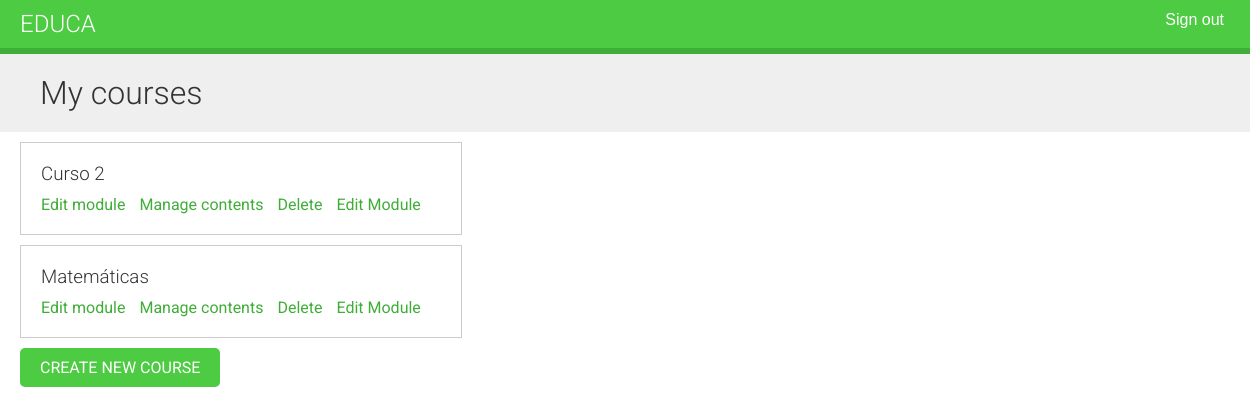
The page /course/mine/ (signed in) on the database its author committed.
### courses/models.py (models this page shows, shortened)
class Course(models.Model):
    owner = models.ForeignKey(    # Instructor que creò el curso
        User,
        related_name='courses_created',
        on_delete=models.CASCADE
    )
    subject = models.ForeignKey(    # Materia a la que pertenece este curso
        Subject,
        related_name='courses',
        on_delete=models.CASCADE
    )
    title = models.CharField(max_length=200)    # Titulo del curso
    slug = models.SlugField(max_length=200, unique=True)    # Slug del curso ---> Para las URL
    overview = models.TextField()    # UNa columna de tipo text para almacenar una descripciòn general del curos
    created = models.DateTimeField(auto_now_add=True)    # Fecha y hora en la que se creo el curso
    students = models.ManyToManyField(
        User,
        related_name='courses_joined',
        blank=True
    )
    class Meta:
        ordering = ['-created']

### courses/views.py (the view)
class ManageCourseListView(OwnerCourseMixin, ListView):    # Lista los cursos creados porl usuario.
    model = Course
    template_name = 'courses/manage/course/list.html'    # Plantilla que lista los cursos.
    permission_required = 'courses.view_course'

### courses/views.py (called while the page is built)
    def get_queryset(self):
        qs = super().get_queryset()    # Utilizamos el mètodo get_queryset(), para obtener el queryset base.
        return qs.filter(owner=self.request.user)    # Recuperamos solo objetos que pertenecen al usuario actual.

### courses/templates/courses/manage/course/list.html (shortened to what this page needs)
{% extends 'base.html' %}
{% block content %}
<h1>My courses</h1>
<div class="module">
    {% for course in object_list %}
    <div class="course-info">
        <h3>{{ course.title }}</h3>
        <p>
            <a href="{% url 'course_edit' course.id %}">Edit module</a>
            {% if course.modules.count > 0 %}
            <a href="{% url 'module_content_list' course.modules.first.id %}">
                Manage contents
            </a>
            {% endif %}
            <a href="{% url 'course_delete' course.id %}">Delete</a>
            <a href="{% url 'course_module_update' course.id %}">Edit Module</a>
        </p>
    </div>
    {% empty %}
    <p>You haven`t created any courses yet.</p>
    {% endfor %}
    <p>
        <a href="{% url 'course_create' %}" class="button">Create new course</a>
    </p>
</div>
{% endblock %}

### courses/static/css/base.css (style rules this page uses)
body { margin:0; font-family:'Roboto', sans-serif; font-weight:400; color:#333; }
a { color:#3fad37; text-decoration:none; }
h1, h2, h3, h4, h5, h6 { font-family:'Roboto', sans-serif; font-weight:300; }
h1 { background:#efefef; width:100%; overflow:auto; padding:20px 0 20px 40px; margin:0; }
.module { padding:10px 20px; float:left; width:600px; }
.module h3 { margin:20px 0 0; padding:0; width:100%; }
.module p { margin:10px 0 20px; width:100%; float:left; }
input[type=submit], a.button { border-radius:5px; background:#4dcc43; color:#fff; font-size:16px; text-transform:uppercase; border:none; padding:10px 20px; margin:20px 0; }
.course-info { border:1px solid #ccc; padding:0 20px; margin-bottom:10px; width:400px; overflow:auto; }
.course-info a { margin-right:10px; }

### rows shown on the page
Course: title "Curso 2", shows "Manage contents"
Course: title "Matemáticas", shows "Manage contents"
